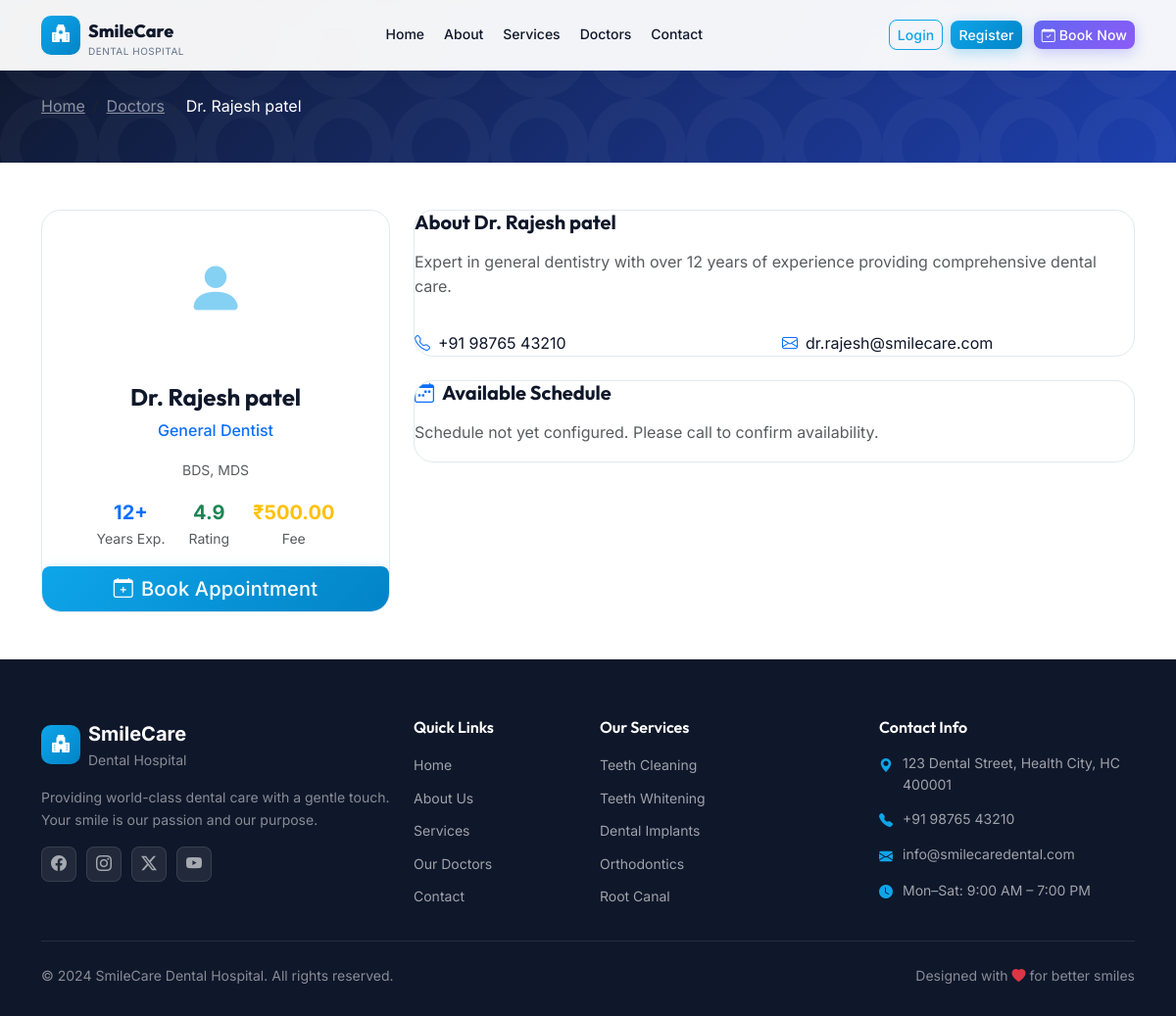
The page /doctors/1/ on the database its author committed.
### core/models.py (models this page shows, shortened)
class Doctor(models.Model):
    name = models.CharField(max_length=200, help_text="Full name of the doctor (without Dr.)")
    specialization = models.CharField(
        max_length=100,
        choices=SPECIALIZATION_CHOICES,
        default='General Dentist'
    )
    image = models.ImageField(
        upload_to='doctors/',
        null=True,
        blank=True,
        help_text="Doctor's profile photo"
    )
    bio = models.TextField(blank=True, help_text="Short biography of the doctor")
    experience = models.IntegerField(default=0, help_text="Years of experience")
    phone = models.CharField(max_length=20, blank=True)
    email = models.EmailField(blank=True)
    qualification = models.CharField(max_length=300, blank=True, help_text="e.g., BDS, MDS, PhD")
    consultation_fee = models.DecimalField(max_digits=8, decimal_places=2, default=500.00)
    is_available = models.BooleanField(default=True, help_text="Is the doctor currently available?")
    created_at = models.DateTimeField(auto_now_add=True)
    updated_at = models.DateTimeField(auto_now=True)
    class Meta:
        ordering = ['name']

### core/views.py (the view)
# urls.py: path('doctors/<int:pk>/', views.doctor_detail, name='doctor_detail'),
def doctor_detail(request, pk):
    doctor = get_object_or_404(Doctor, pk=pk, is_available=True)
    schedules = doctor.schedules.filter(is_active=True).order_by('day_of_week')
    context = {
        'doctor': doctor,
        'schedules': schedules,
        'page_title': f'Dr. {doctor.name} - SmileCare Dental',
    }
    return render(request, 'doctors/detail.html', context)

### templates/doctors/detail.html (shortened to what this page needs)
{% extends 'base.html' %}
{% block content %}
<div class="page-hero-sm">
    <div class="container">
        <nav aria-label="breadcrumb" class="py-4">
            <ol class="breadcrumb mb-0">
                <li class="breadcrumb-item"><a href="{% url 'home' %}" class="text-white-50">Home</a></li>
                <li class="breadcrumb-item"><a href="{% url 'doctors_list' %}" class="text-white-50">Doctors</a></li>
                <li class="breadcrumb-item text-white active">Dr. {{ doctor.name }}</li>
            </ol>
        </nav>
    </div>
</div>
<section class="py-5">
    <div class="container">
        <div class="row g-4">
            <div class="col-lg-4">
                <div class="detail-card text-center">
                    {% if doctor.image %}
                        <img src="{{ doctor.image.url }}" alt="Dr. {{ doctor.name }}" class="rounded-4 img-fluid mb-3" style="max-height:280px;width:100%;object-fit:cover">
                    {% else %}
                        <div class="doctor-img-placeholder mx-auto mb-3" style="width:160px;height:160px;font-size:60px">
                            <i class="bi bi-person-fill"></i>
                        </div>
                    {% endif %}
                    <h4 class="fw-bold">Dr. {{ doctor.name }}</h4>
                    <p class="text-primary fw-medium">{{ doctor.specialization }}</p>
                    {% if doctor.qualification %}<p class="text-muted small">{{ doctor.qualification }}</p>{% endif %}
                    <div class="d-flex justify-content-center gap-4 my-3">
                        <div class="text-center">
                            <div class="fw-bold fs-5 text-primary">{{ doctor.experience }}+</div>
                            <div class="text-muted small">Years Exp.</div>
                        </div>
                        <div class="text-center">
                            <div class="fw-bold fs-5 text-success">4.9</div>
                            <div class="text-muted small">Rating</div>
                        </div>
                        <div class="text-center">
                            <div class="fw-bold fs-5 text-warning">₹{{ doctor.consultation_fee }}</div>
                            <div class="text-muted small">Fee</div>
                        </div>
                    </div>
                    {% if user.is_authenticated %}
                        <a href="{% url 'book_appointment' %}?doctor={{ doctor.pk }}" class="btn btn-primary w-100 btn-lg">
                            <i class="bi bi-calendar-plus me-2"></i>Book Appointment
                        </a>
                    {% else %}
                        <a href="{% url 'register' %}?next=/book/%3Fdoctor={{ doctor.pk }}" class="btn btn-primary w-100 btn-lg">
                            <i class="bi bi-calendar-plus me-2"></i>Book Appointment
                        </a>
                    {% endif %}
                </div>
            </div>
            <div class="col-lg-8">
                <div class="detail-card mb-4">
                    <h5 class="fw-bold mb-3">About Dr. {{ doctor.name }}</h5>
                    <p class="text-muted">{{ doctor.bio|default:"Experienced dental professional committed to providing exceptional care." }}</p>
                    <div class="row g-3 mt-2">
                        {% if doctor.phone %}<div class="col-sm-6"><i class="bi bi-telephone text-primary me-2"></i>{{ doctor.phone }}</div>{% endif %}
                        {% if doctor.email %}<div class="col-sm-6"><i class="bi bi-envelope text-primary me-2"></i>{{ doctor.email }}</div>{% endif %}
                    </div>
                </div>
                <div class="detail-card">
                    <h5 class="fw-bold mb-3"><i class="bi bi-calendar-week text-primary me-2"></i>Available Schedule</h5>
                    {% if schedules %}
                    <div class="row g-3">
                        {% for sched in schedules %}
                        <div class="col-md-6">
                            <div class="schedule-display-card">
                                <div class="fw-semibold">{{ sched.day_of_week }}</div>
                                <div class="text-primary small">{{ sched.start_time|time:"g:i A" }} – {{ sched.end_time|time:"g:i A" }}</div>
                                <div class="text-muted small"><i class="bi bi-clock me-1"></i>{{ sched.slot_duration }} min slots</div>
                            </div>
                        </div>
                        {% endfor %}
                    </div>
                    {% else %}
                    <p class="text-muted">Schedule not yet configured. Please call to confirm availability.</p>
                    {% endif %}
                </div>
            </div>
        </div>
    </div>
</section>
{% endblock %}

### static/css/style.css (style rules this page uses)
:root { --primary: #0EA5E9; --primary-dark: #0284C7; --primary-light: #BAE6FD; --primary-soft: #F0F9FF; --accent: #6366F1; --success: #10B981; --warning: #F59E0B; --danger: #EF4444; --dark: #0F172A; --dark-2: #1E293B; --gray-100: #F8FAFC; --gray-200: #F1F5F9; --gray-300: #E2E8F0; --gray-500: #64748B; --text-muted: #64748B; --font-main: 'Inter', -apple-system, BlinkMacSystemFont, sans-serif; --font-heading: 'Outfit', 'Inter', sans-serif; --radius-sm: 8px; --radius: 14px; --radius-lg: 20px; --shadow: 0 4px 24px rgba(14, 165, 233, 0.08); --shadow-hover: 0 8px 32px rgba(14, 165, 233, 0.16); --transition: all 0.3s cubic-bezier(0.4, 0, 0.2, 1); --navbar-height: 72px; }
*, *::before, *::after { box-sizing: border-box; }
body { font-family: var(--font-main); color: var(--dark); line-height: 1.6; overflow-x: hidden; }
h1, h2, h3, h4, h5, h6 { font-family: var(--font-heading); font-weight: 700; line-height: 1.2; }
html { scroll-behavior: smooth; }
.btn { font-family: var(--font-main); font-weight: 500; border-radius: var(--radius-sm); transition: var(--transition); letter-spacing: 0.01em; }
.btn-primary { background: linear-gradient(135deg, var(--primary), var(--primary-dark)); border: none; box-shadow: 0 4px 14px rgba(14, 165, 233, 0.3); }
.page-hero-sm { background: linear-gradient(135deg, var(--dark), #1e40af); padding-top: var(--navbar-height); padding-bottom: 20px; position: relative; overflow: hidden; }
.page-hero-sm::before { content: ''; position: absolute; inset: 0; background-size: 100px; }
.doctor-img-placeholder { width: 100%; height: 100%; display: flex; align-items: center; justify-content: center; font-size: 80px; color: var(--primary); opacity: 0.5; }
.detail-card { background: white; border-radius: var(--radius-lg); overflow: hidden; border: 1px solid var(--gray-300); }

### rows shown on the page
Doctor: name "Rajesh patel", specialization "General Dentist", qualification "BDS, MDS", experience "12", consultation_fee "500.00", bio "Expert in general dentistry with over 12 years of experience providing comprehensive dental care.", phone "+91 98765 43210", email "dr.rajesh@smilecare.com"
